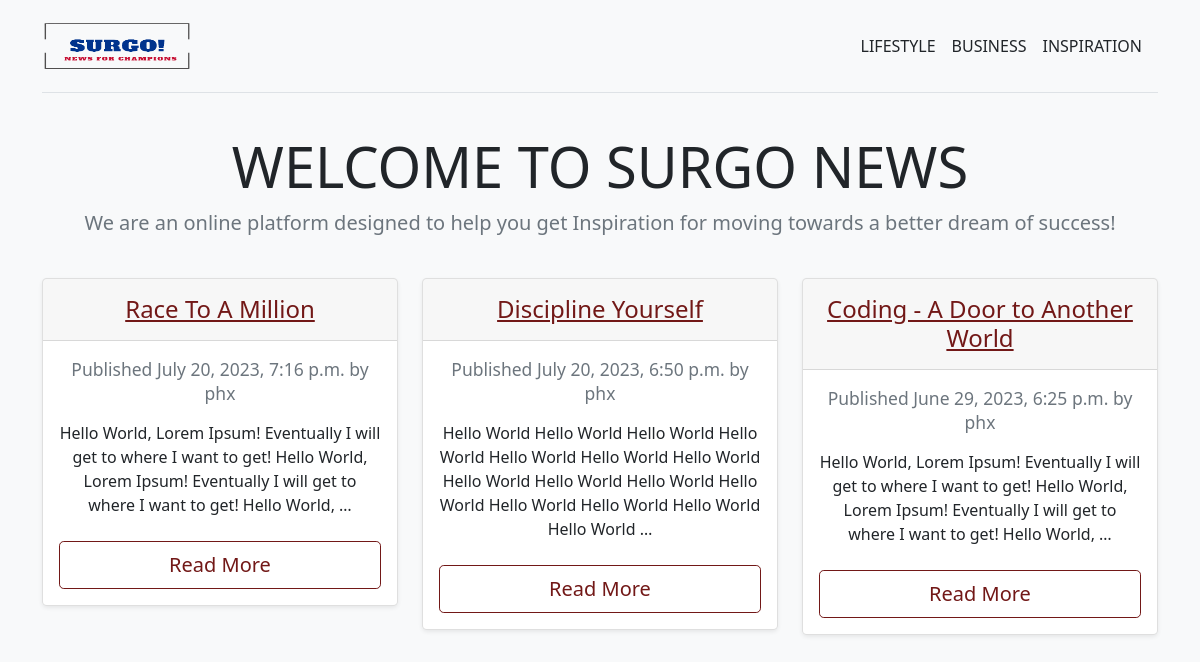
Before: / with the older database file.
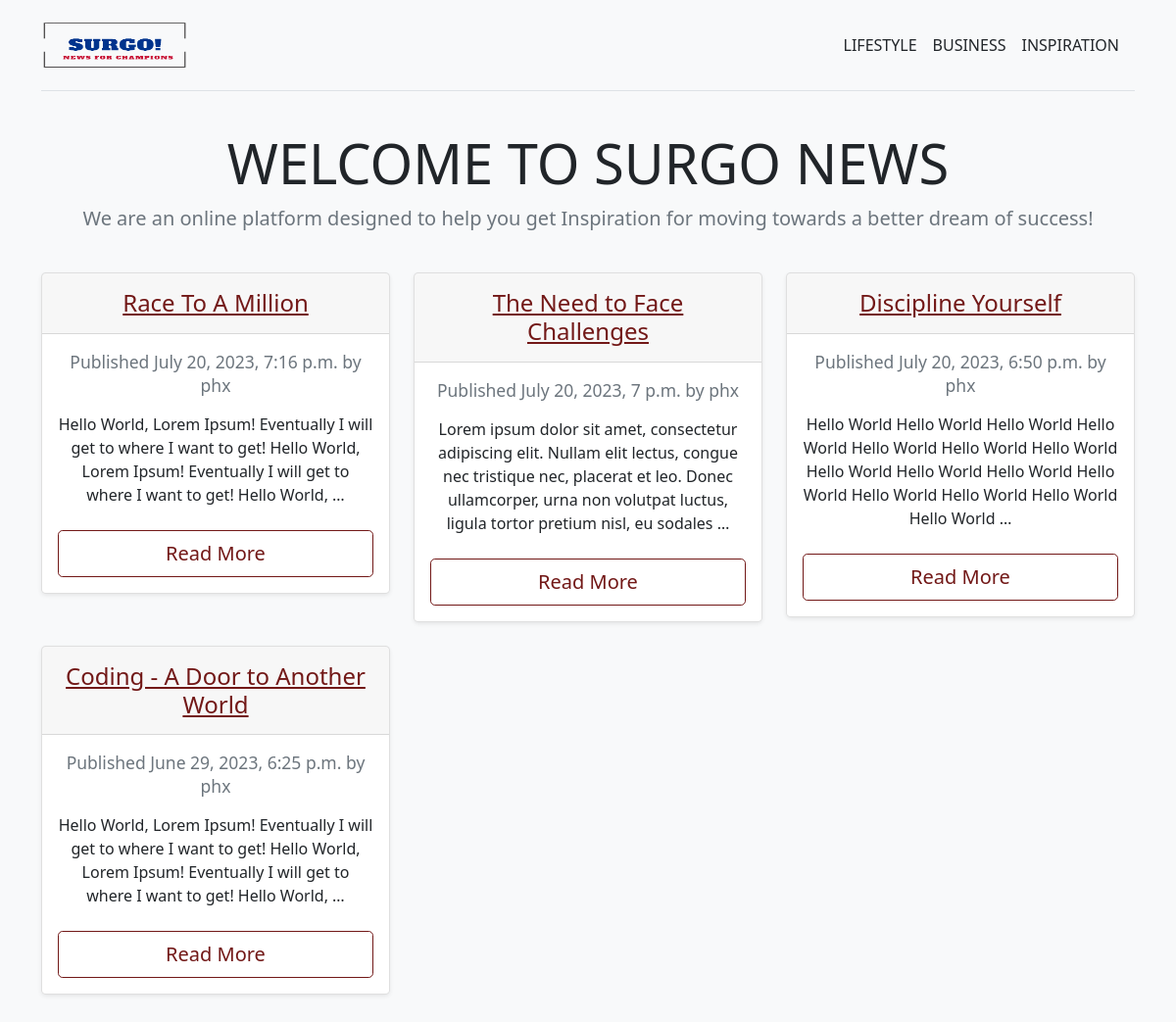
After: the same page with the newer database file.
### blog_app/models.py (models this page shows, shortened)
class Post(models.Model):
    STATUS_CHOICES = (
        ('draft', 'Draft'),
        ('published', 'Published'),
    )
    title = models.CharField(max_length=250)
    slug = models.SlugField(max_length = 250, unique_for_date='publish')
    author = models.ForeignKey(User, related_name='blog_app', on_delete=models.CASCADE)
    body = models.TextField()
    publish = models.DateTimeField(default = timezone.now)
    created = models.DateTimeField(auto_now_add = True)
    updated = models.DateTimeField(auto_now = True)
    status = models.CharField(max_length = 10, choices = STATUS_CHOICES, default = 'draft')
    objects = models.Manager()#Default Manager
    published = PublishedManager()#Our custom manager
    def get_absolute_url(self):
        return reverse(
            'blog_app:post_detail',
            args=[
                self.publish.year,
                self.publish.month,
                self.publish.day,
                self.slug]
        )
    class Meta:
        ordering = ('-publish',)

### blog_app/views.py (the view)
# urls.py: path('', views.post_list, name='post_list'),
def post_list(request):
    posts = Post.published.all()
    return render(request,'blog/post/list.html',  {'posts':posts})

### blog_app/models.py (called while the page is built)
    def get_queryset(self):
        return super(PublishedManager,self).get_queryset().filter(status='published')

### blog_app/templates/blog/post/list.html (shortened to what this page needs)
{% extends "blog/base.html" %}
{% block content %}
    {% for post in posts %}
    <div class="col">
        <div class="card mb-4 rounded-3 shadow-sm">
            <div class="card-header py-3">
              <h4 class="my-0 fw-normal">
                    <a href="{{ post.get_absolute_url }}" >
                        {{ post.title }}
                    </a>
                </h4>
            </div>
            <div class="card-body">
                <h5 class="card-title pricing-card-title">
                    <small class="text-muted fw-light">
                        Published {{ post.publish }} by {{ post.author }}
                    </small>
                </h5>
              <ul class="list-unstyled mt-3 mb-4">
                <li>
                    {{ post.body|truncatewords:30|linebreaks }}
                </li>
              </ul>
              <a href="{{ post.get_absolute_url }}" >
                <button type="button" class="w-100 btn btn-lg btn-outline-primary">  Read More</button>
            </a>
            </div>
        </div>
    </div>
    {% endfor %}
    {% endblock %}

### blog_app/templates/blog/base.html (shortened to what this page needs)
{% load static %}
<!DOCTYPE html>
<html lang="en">
  <head>
    <link href="{% static 'css/bootstrap.min.css' %}" rel="stylesheet">
</head>
  <body class="bg-light">
    <div class="container py-3 ">
      {% include "blog/_header.html" %}
        <div class="row row-cols-1 row-cols-md-3 mb-3 text-center">
                {% block content %}
                {% endblock %}
            </div>
        </div>
  </body>
</html>

### blog_app/templates/blog/_header.html
{% load static %}
<header>
    <div  class="d-flex flex-column flex-md-row align-items-center pb-3 mb-4 border-bottom">
      <a href="/" class="d-flex align-items-center text-dark text-decoration-none">
        <span class="fs-4">
          <img src="{% static 'logos/logo.png' %}" alt="logo" width="150px" height="60px" >
        </span>
      </a>
      <nav class="d-inline-flex mt-2 mt-md-0 ms-md-auto">
        <a class="me-3 py-2 text-dark text-decoration-none" href="#">LIFESTYLE</a>
        <a class="me-3 py-2 text-dark text-decoration-none" href="#">BUSINESS</a>
        <a class="me-3 py-2 text-dark text-decoration-none" href="#">INSPIRATION</a>
      </nav>
    </div>
    <div class="pricing-header p-3 pb-md-4 mx-auto text-center">
      <h1 class="display-4 fw-normal">WELCOME TO SURGO NEWS</h1>
      <p class="fs-5 text-muted">We are an online platform designed to help you get Inspiration for moving towards a better dream of success!</p>
    </div>
  </header>

Changed rows visible on the page:
now on this page (row edited): Post: title "The Need to Face Challenges", publish "July 20, 2023, 7 p.m.", author "phx", body "Lorem ipsum dolor sit amet, consectetur adipiscing elit. Nullam elit lectus, congue nec tristique nec, placerat et leo. Donec ullamcorper, urna non volutpat luctus, ligula tortor pretium nisl, eu sodales …"
